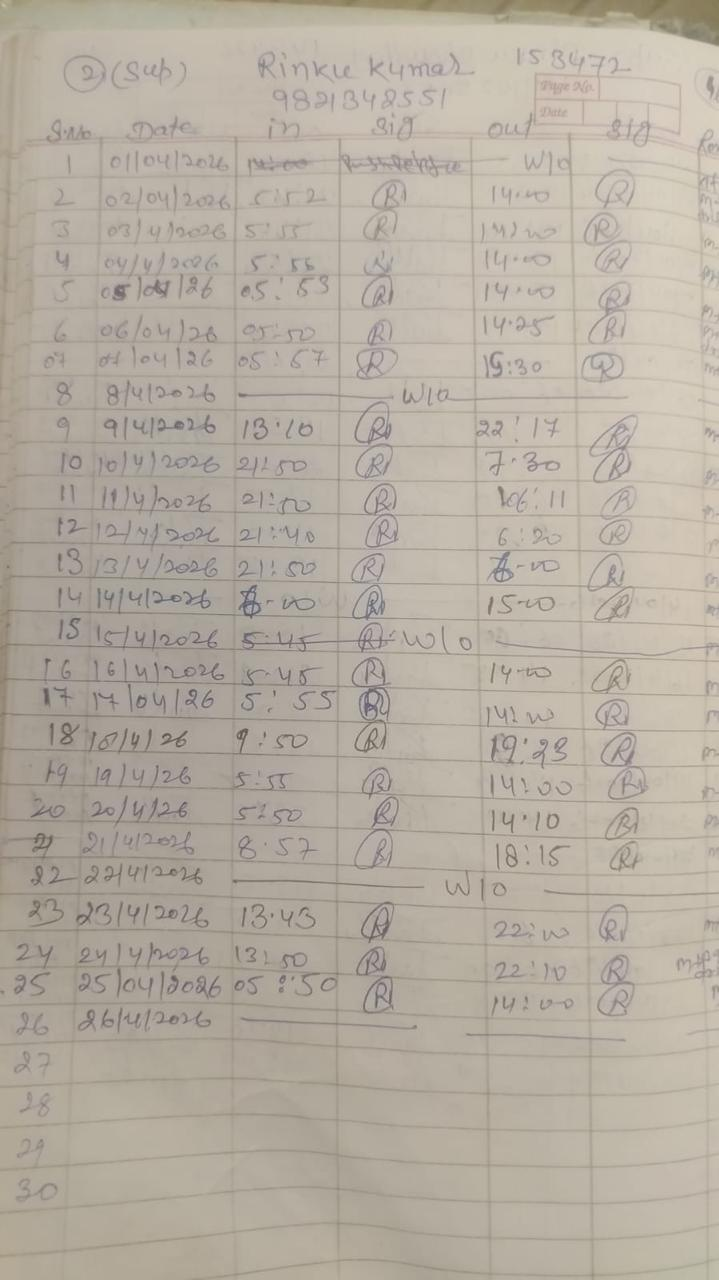
#> input picture samples/WhatsApp Image 2026-07-07 at 10.40.29 AM (1).jpeg, 719 x 1280 px
$ python -i deskew.py   (imports and definitions only)
#> lines starting #> are read from the running program, lines starting #| are printed output that depends on the picture
import shutil

import cv2
import numpy as np

from config import debug_print

# Below this angle, a rotation does more harm than good -- confirmed on
# a real page where the detected skew was only 0.91 degrees (essentially
# noise from slightly uneven table lines, not real photographic tilt),
# yet applying that rotation still introduced enough interpolation
# blur to make Mistral split a date across a phantom extra column. A
# genuinely tilted photo (5-15+ degrees from an unsteady hand) is well
# above this threshold and still gets corrected; a page that's already
# essentially straight no longer gets a risky rotation it doesn't need.
MIN_CORRECTION_DEGREES = 3.0


def deskew_image(input_path, output_path):

#> called with output_path = 'out.png'
    image = cv2.imread(input_path)
#> image is the input picture: shape (1280, 719, 3); mean B, G, R 161.7, 173.7, 182.2

    gray = cv2.cvtColor(
        image,
        cv2.COLOR_BGR2GRAY
    )

    edges = cv2.Canny(
        gray,
        50,
        150,
        apertureSize=3
    )
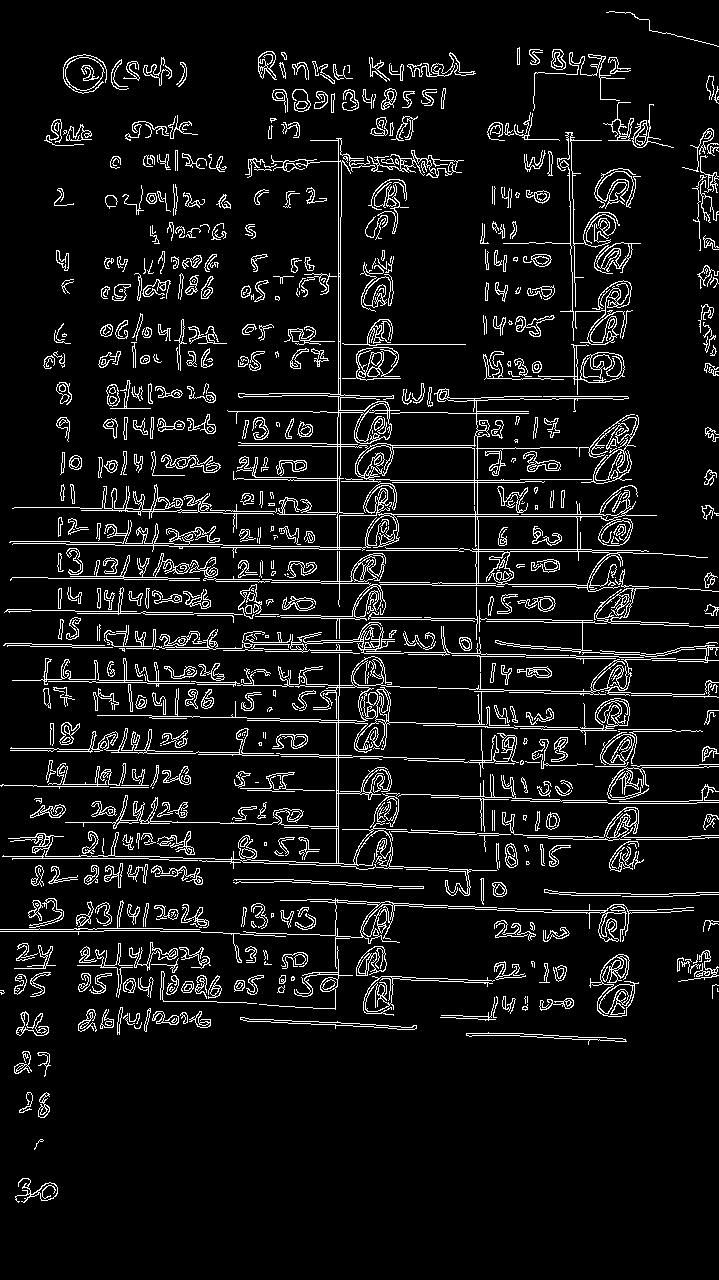
#> edges: shape (1280, 719); 8.2% white in thin lines or dots

    lines = cv2.HoughLinesP(
        edges,
        1,
        np.pi / 180,
        threshold=100,
        minLineLength=300,
        maxLineGap=20
    )
#> lines = 28 rows, first 6: [123, 577, 648, 586], [44, 681, 503, 689], [280, 615, 668, 622], [232, 616, 639, 623], [240, 788, 635, 801], [14, 507, 391, 513]

    angles = []

    if lines is not None:

        for line in lines:
            coords = np.asarray(line).reshape(-1)

            if len(coords) != 4:
                print(f"Unexpected HoughLinesP output: {coords}")
                continue

            x1, y1, x2, y2 = coords

            angle = np.degrees(
                np.arctan2(
                    y2 - y1,
                    x2 - x1
                )
            )

            if abs(angle) < 20:
                angles.append(angle)
#> this loop made 28 passes
#> (x1, y1, x2, y2, angle) on passes 1 to 8: (123, 577, 648, 586, 0.982), (44, 681, 503, 689, 0.999), (280, 615, 668, 622, 1.03), (232, 616, 639, 623, 0.985), (240, 788, 635, 801, 1.89), (14, 507, 391, 513, 0.912), (122, 543, 437, 548, 0.909), (381, 1027, 381, 157, -90)
#> after the loop, angles = [0.982, 0.999, 1.03, 0.985, 1.89, 0.912, 0.909, 1.85, 0.979, 1.96]

    skew_angle = np.median(angles) if angles else 0.0
#> skew_angle = 0.992

    if len(angles) == 0 or abs(skew_angle) < MIN_CORRECTION_DEGREES:

        # A plain file copy, not cv2.imread/imwrite's decode-and-re-encode
        # round-trip -- confirmed on a real page (see preprocessing/crop.py's
        # same fix) that the re-encode alone, even with nothing actually
        # transformed, can degrade the image just enough to make Mistral
        # misread tightly-spaced table columns.
        shutil.copy(input_path, output_path)

        return output_path

    h, w = image.shape[:2]

    center = (w // 2, h // 2)

    matrix = cv2.getRotationMatrix2D(
        center,
        skew_angle,
        1.0
    )

    deskewed = cv2.warpAffine(
        image,
        matrix,
        (w, h),
        flags=cv2.INTER_CUBIC,
        borderMode=cv2.BORDER_REPLICATE
    )

    cv2.imwrite(
        output_path,
        deskewed
    )

    debug_print(
        f"Detected skew angle: {skew_angle:.2f}"
    )

    return output_path

>>> result = deskew_image('../samples/WhatsApp Image 2026-07-07 at 10.40.29 AM (1).jpeg', 'out.png')

$ run again, on samples/WhatsApp Image 2026-07-07 at 10.40.29 AM (10).jpeg
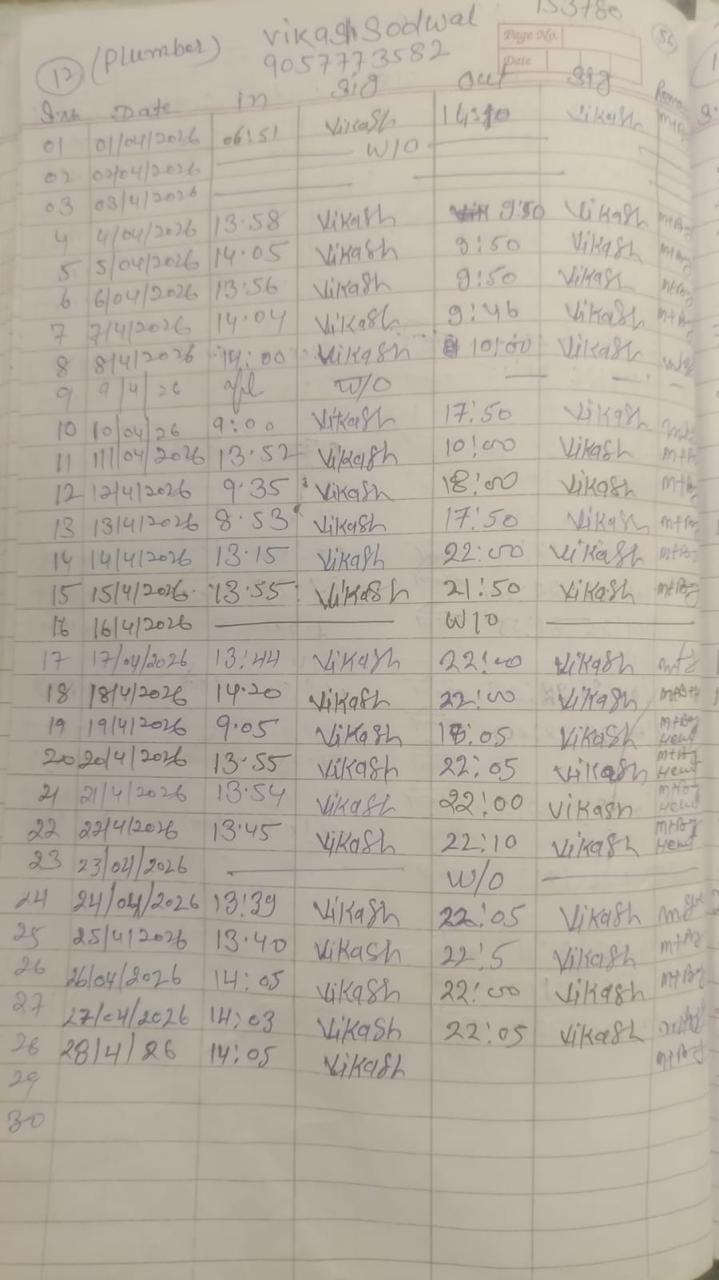
#> input picture samples/WhatsApp Image 2026-07-07 at 10.40.29 AM (10).jpeg, 719 x 1280 px
#> in deskew_image, image is the input picture: shape (1280, 719, 3); mean B, G, R 161.4, 173.9, 182.5
#> in deskew_image, `edges = cv2.Canny( gray, 50, 150, apertureSize=3 )`:
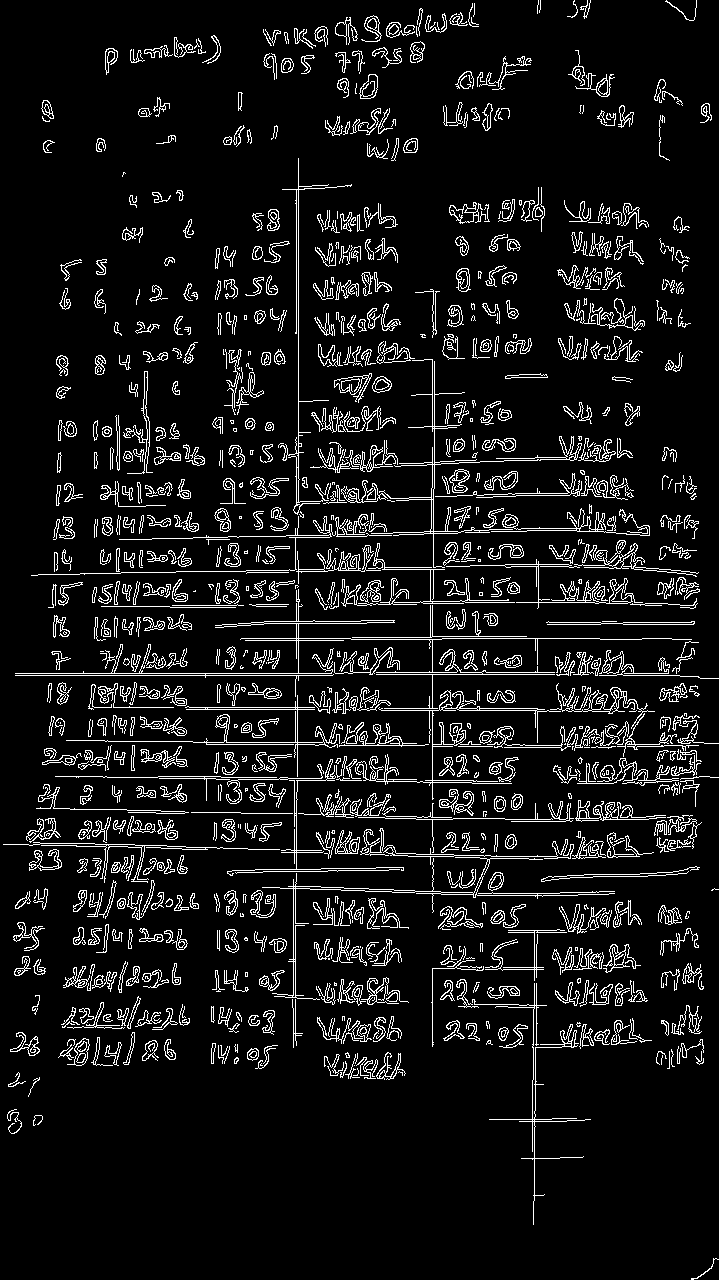
#> edges: shape (1280, 719); 8.4% white in thin lines or dots
#> lines = [[298, 537, 298, 158], [432, 912, 432, 599], [15, 675, 332, 675], [15, 673, 374, 673], [38, 574, 384, 568], [331, 672, 633, 672], [328, 712, 334, 359], [370, 915, 382, 559], [327, 459, 342, 916], [447, 995, 452, 694]]
#> the loop in deskew_image, `for line in lines:` made 10 passes
#> (x1, y1, x2, y2, angle) on passes 1 to 8: (298, 537, 298, 158, -90), (432, 912, 432, 599, -90), (15, 675, 332, 675, 0), (15, 673, 374, 673, 0), (38, 574, 384, 568, -0.993), (331, 672, 633, 672, 0), (328, 712, 334, 359, -89.03), (370, 915, 382, 559, -88.07)
#> after the loop in deskew_image, `for line in lines:`: angles = [0, 0, -0.993, 0]
#> skew_angle = 0

$ run again, on samples/WhatsApp Image 2026-07-07 at 10.40.29 AM (11).jpeg
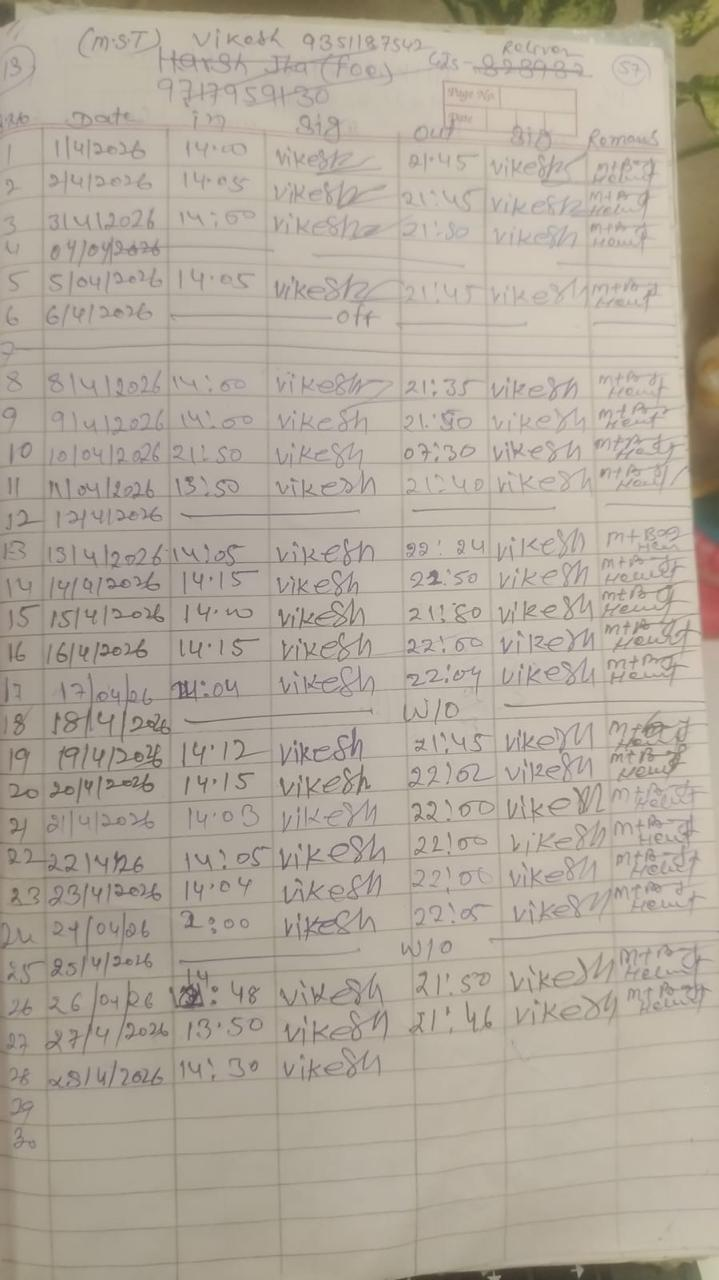
#> input picture samples/WhatsApp Image 2026-07-07 at 10.40.29 AM (11).jpeg, 719 x 1280 px
#> in deskew_image, image is the input picture: shape (1280, 719, 3); mean B, G, R 156.4, 169.3, 178.2
#> in deskew_image, `gray = cv2.cvtColor( image, cv2.COLOR_BGR2GRAY )`:
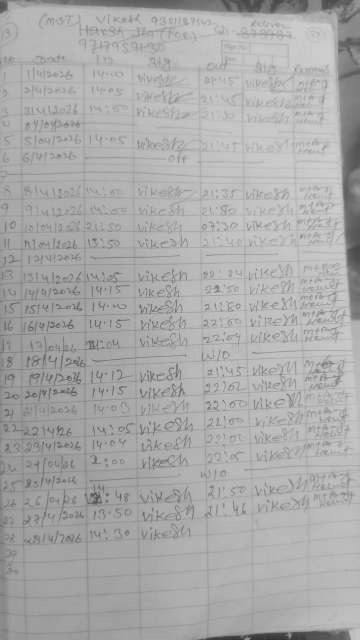
#> gray: shape (1280, 719) (shown at 1/2 size); min 48, max 212, mean 170.6
#> in deskew_image, `edges = cv2.Canny( gray, 50, 150, apertureSize=3 )`:
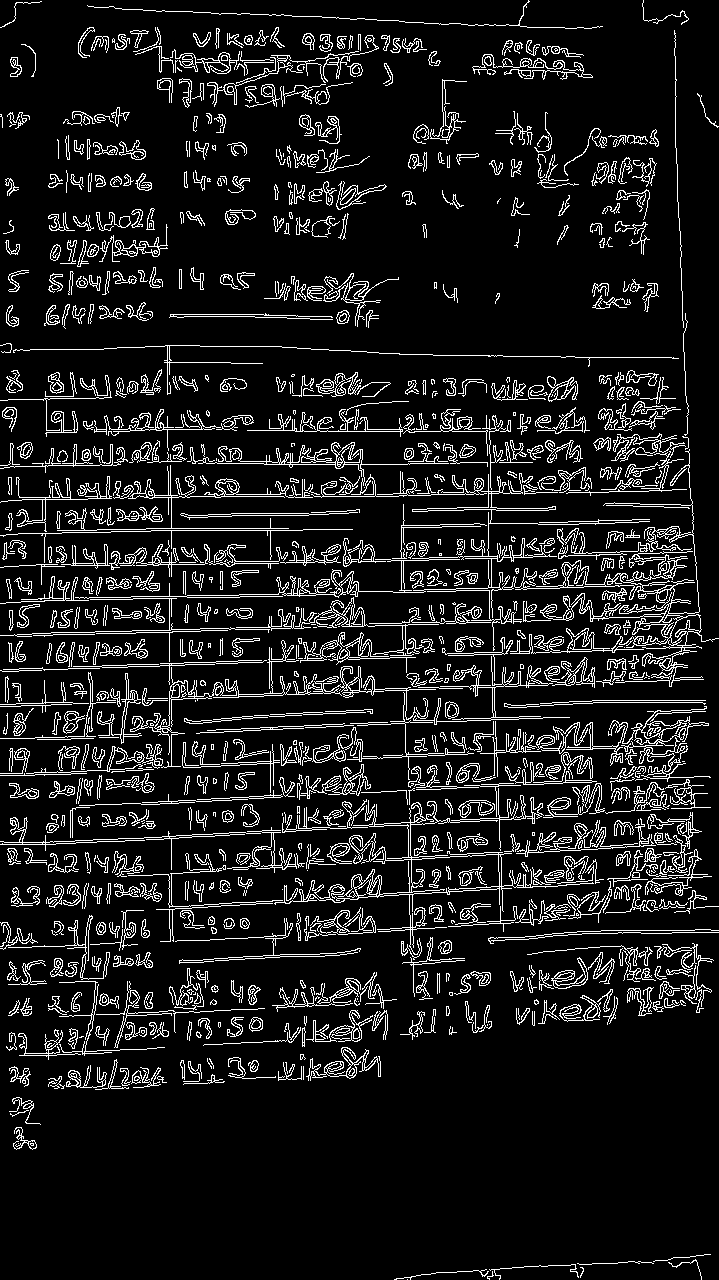
#> edges: shape (1280, 719); 10.4% white in thin lines or dots
#> lines = 29 rows, first 6: [190, 767, 675, 742], [2, 671, 401, 657], [19, 565, 463, 557], [168, 835, 710, 807], [90, 700, 446, 688], [24, 773, 408, 753]
#> the loop in deskew_image, `for line in lines:` made 29 passes
#> (x1, y1, x2, y2, angle) on passes 1 to 8: (190, 767, 675, 742, -2.95), (2, 671, 401, 657, -2.01), (19, 565, 463, 557, -1.03), (168, 835, 710, 807, -2.96), (90, 700, 446, 688, -1.93), (24, 773, 408, 753, -2.98), (123, 912, 666, 874, -4), (284, 595, 630, 582, -2.15)
#> after the loop in deskew_image, `for line in lines:`: angles = [-2.95, -2.01, -1.03, -2.96, -1.93, -2.98, -4, -2.15, -2.02, -1.88, -3.05, -2.08, -2.98, -4, -2.9, -2.94, -2.12, -0.985, -2.92]
#> skew_angle = -2.9
